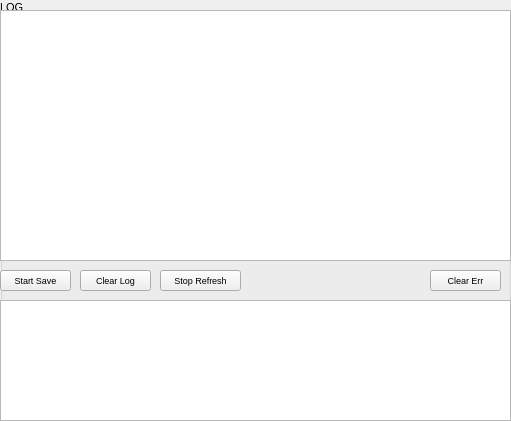
   <widget class="QGroupBox" name="groupBox_log">
    <property name="geometry">
     <rect>
      <x>500</x>
      <y>0</y>
      <width>511</width>
      <height>421</height>
     </rect>
    </property>
    <property name="font">
     <font>
      <family>Arial</family>
      <pointsize>8</pointsize>
     </font>
    </property>
    <property name="title">
     <string>LOG</string>
    </property>
    <widget class="QTableWidget" name="tableWidget_log">
     <property name="geometry">
      <rect>
       <x>0</x>
       <y>10</y>
       <width>511</width>
       <height>251</height>
      </rect>
     </property>
     <property name="font">
      <font>
       <family>Arial</family>
       <pointsize>7</pointsize>
      </font>
     </property>
    </widget>
    <widget class="QTableWidget" name="tableWidget_error">
     <property name="geometry">
      <rect>
       <x>0</x>
       <y>300</y>
       <width>511</width>
       <height>121</height>
      </rect>
     </property>
     <property name="font">
      <font>
       <family>Arial</family>
       <pointsize>7</pointsize>
      </font>
     </property>
    </widget>
    <widget class="QPushButton" name="pushButton_log_saveToFile">
     <property name="geometry">
      <rect>
       <x>0</x>
       <y>270</y>
       <width>71</width>
       <height>21</height>
      </rect>
     </property>
     <property name="font">
      <font>
       <family>Arial</family>
       <pointsize>7</pointsize>
      </font>
     </property>
     <property name="text">
      <string>Start Save</string>
     </property>
    </widget>
    <widget class="QPushButton" name="pushButton_log_clearAll">
     <property name="geometry">
      <rect>
       <x>80</x>
       <y>270</y>
       <width>71</width>
       <height>21</height>
      </rect>
     </property>
     <property name="font">
      <font>
       <family>Arial</family>
       <pointsize>7</pointsize>
      </font>
     </property>
     <property name="text">
      <string>Clear Log</string>
     </property>
    </widget>
    <widget class="QPushButton" name="pushButton_error_clearErr">
     <property name="geometry">
      <rect>
       <x>430</x>
       <y>270</y>
       <width>71</width>
       <height>21</height>
      </rect>
     </property>
     <property name="font">
      <font>
       <family>Arial</family>
       <pointsize>7</pointsize>
      </font>
     </property>
     <property name="text">
      <string>Clear Err</string>
     </property>
    </widget>
    <widget class="QPushButton" name="pushButton_log_refresh">
     <property name="geometry">
      <rect>
       <x>160</x>
       <y>270</y>
       <width>81</width>
       <height>21</height>
      </rect>
     </property>
     <property name="font">
      <font>
       <family>Arial</family>
       <pointsize>7</pointsize>
      </font>
     </property>
     <property name="text">
      <string>Stop Refresh</string>
     </property>
    </widget>
   </widget>
